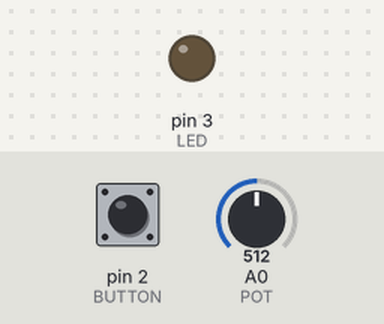
This sketch was run on a simulated Arduino Uno, built with avr-gcc and run on an emulated ATmega328P. On the bench: output pins drawn as LEDs (lit = HIGH). Dashed ring = blinking. The inputs (shaded band) are chosen by the test bench; at power-on: pin 2 (BUTTON) LOW, A0 (POT) = 512.

Above: at 1.2 s.
1.3 s: pin 2 (BUTTON) pulled HIGH for 3.2 s
At 1.9 s:
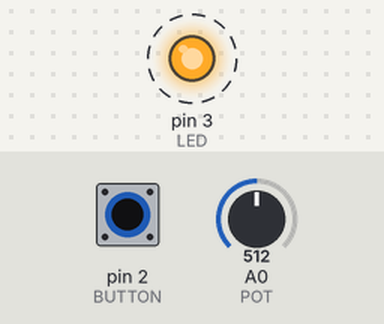
Timing chart, 0 to 5.5 s (numbered marks = the images above; inputs shaded):
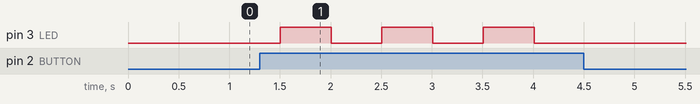

Measured:
- after the input at 1.3 s, pin 3 (LED): alternates HIGH for 0.50 s and LOW for 0.50 s, 6 changes in all, then stays LOW, starting after 0.20 s

The sketch:

Exercise_2_-_Potentiometer.ino
```cpp
// Define PIN Ports
#define POT A0
#define BUTTON 2
#define LED 3

// Global Variables
unsigned long timestamp;

void setup()
{
    // Setup pins
    pinMode(POT, INPUT);
    pinMode(BUTTON, INPUT);
    pinMode(LED, OUTPUT);

    // Set starting timestamp
    timestamp = millis();

    // Setup Serial
    Serial.begin(9600);
}

void loop()
{
    // Read values of potentiometer and button
    int potVal = analogRead(POT);
    int buttonState = digitalRead(BUTTON);

    // Set blinking rate according to potVal
    int blinkingRate = potVal / 1023.0 * 1000;

    if (millis() - timestamp > blinkingRate)
    {
        timestamp = millis();
        if (buttonState == HIGH)
        {
            digitalWrite(LED, !digitalRead(LED));
        }
        else
        {
            // Turn LED off when button not pressed
            digitalWrite(LED, LOW);
        }
    }
}
```
